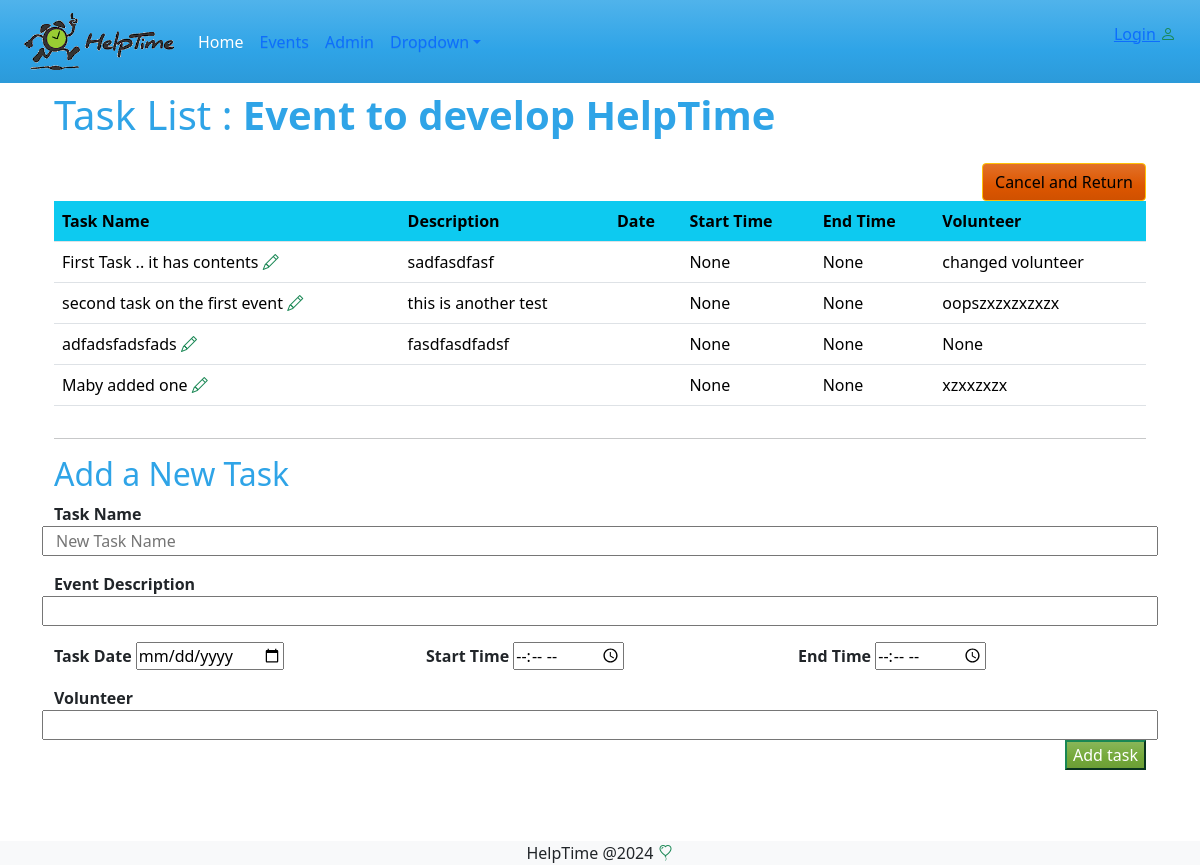
Page /events/tasklist/1 on the earlier database version.
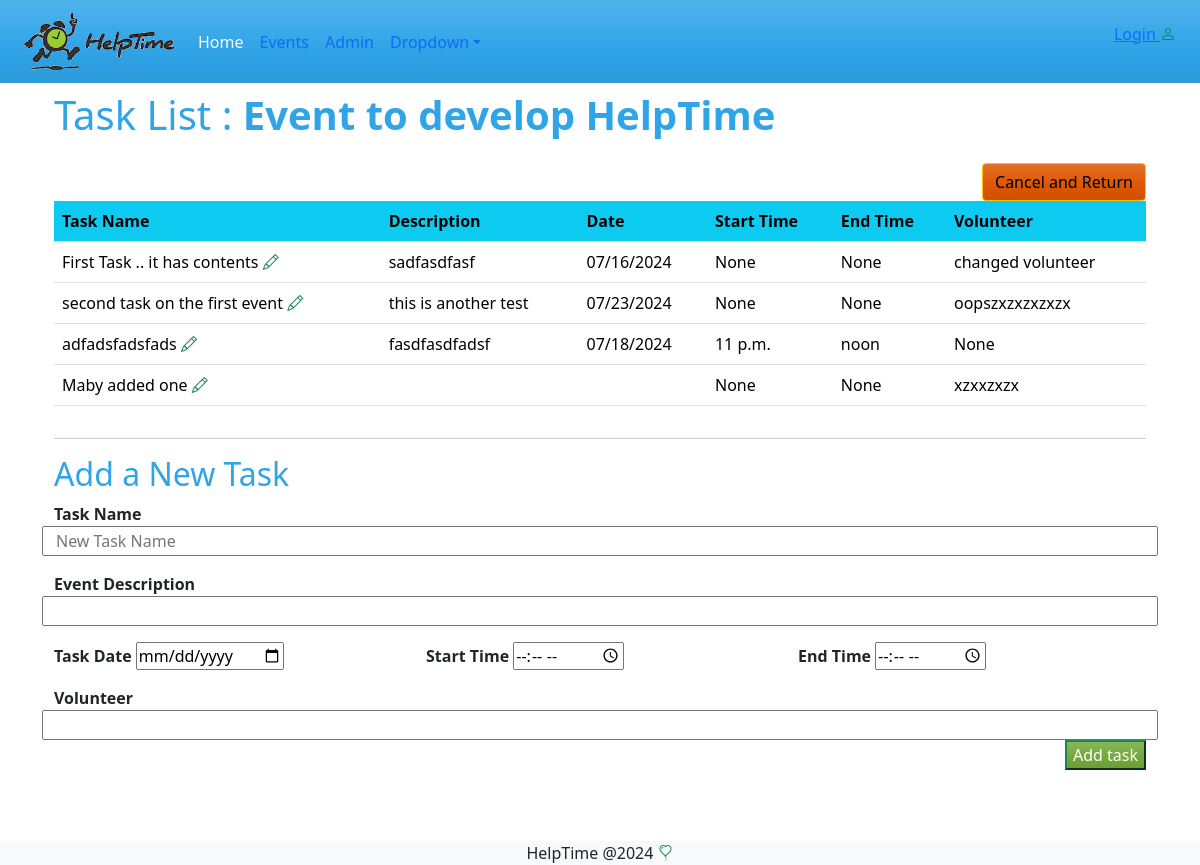
Same page on the later database version.
### events/models.py (models this page shows, shortened)
class Task(models.Model):
    task = models.CharField(max_length=200, verbose_name='Task Name' )
    description = models.CharField(max_length=200, verbose_name='Event Description', blank=True)
    task_date = models.DateField(verbose_name='Task Date', null=True, blank=True)
    start_time = models.TimeField(verbose_name='Start Time',null=True ,blank=True)
    end_time = models.TimeField(verbose_name='End Time ', null=True,blank=True )
    volunteer =models.CharField(max_length=100, verbose_name='Volunteer',  null=True, blank=True)
    event = models.ForeignKey(Event, on_delete=models.SET_NULL,  null=True, blank=True, related_name='tasks')

### events/views.py (the view, shortened to what this page needs)
# urls.py: path("tasklist/<int:pk>", views.tasklist, name="tasklist"),
def tasklist(request, pk):
    tasks = Task.objects.filter(event_id=pk)
    events = Event.objects.filter(id=pk)
    event_id = pk
    form = TaskForm()
    return render(request, 'events/tasklist.html', { 'tasks': tasks , 'events' : events, 'form':form})

### events/forms.py
class TaskForm(forms.ModelForm):
    class Meta:
        model = Task
        fields= '__all__'
        widgets = {
            'task' :  forms.TextInput(
                attrs={'placeholder': 'New Task Name'}),
            'task_date' : DateInput(),
            'start_time' : TimeInput(),
            'end_time' : TimeInput(),
        }

### events/templates/events/tasklist.html (shortened to what this page needs)
{% extends 'master.html' %}
{% block content %}
<h1> Task List :{% with event=events|first %}
    <strong>{{ event.name}}</strong>
    {% endwith %}
</h1>
<form method="POST" class="">
    <div class="table-responsive">
        <table class="table">
            <tr class="bg-info">
                <th>Task Name</th>
                <th>Description</th>
                <th>Date</th>
                <th>Start Time</th>
                <th>End Time</th>
                <th>Volunteer</th>
            </tr>
            {% for task in tasks %}
            <tr>
                <td>{{ task.task }}
                    <a href="{% url 'events:taskupdate' task.id %}" class="text-success"><i class="bi bi-pencil"></i></a>
                </td>
                <td>{{ task.description }} </td>
                <td>{{ task.task_date | date:"m/d/Y"}} </td>
                <td>{{ task.start_time }} </td>
                <td>{{ task.end_time }}</td>
                <td>{{ task.volunteer }}</td>
            </tr>
            {% endfor %} <div class="mt-3 float-end">
                <a href="{% url 'events:index' %}" class='btn btn-warning pull-right'>Cancel and Return</a>
        </table>
    </div>
</form>
<hr>
<h2>Add a New Task</h2>
<div class="row">
    <form action="" method="post">
        <fieldset>
            <div class="row">
                <strong>{{form.task.label}}</strong>
                {{ form.task }}
            </div>
            <div class="row mt-3">
                <strong>{{form.description.label}}</strong>
                {{ form.description }}
            </div>
            <div class="row mt-3">
                <div class="col-md-4">
                    <strong>{{form.task_date.label}}</strong>
                    {{ form.task_date}}
                </div>
                <div class="col-md-4">
                    <strong>{{form.start_time.label}}</strong>
                    {{ form.start_time}}
                </div>
                <div class="col-md-4">
                    <strong>{{form.end_time.label}}</strong>
                    {{ form.end_time}}
                </div>
            </div>
            <div class="row mt-3">
                <strong>{{form.volunteer.label}}</strong>
                {{ form.volunteer }}
            </div>
        </fieldset>
        <div class="float-end">
            <input type="submit" value="Add task" class="btn-success" />
        </div>
    </form>
</div>
<pre>
</pre>
{% endblock %}

Differences in the rows shown:
changed Task "First Task .. it has contents": task_date (not shown) → "07/16/2024"
changed Task "second task on the first event": task_date (not shown) → "07/23/2024"
changed Task "adfadsfadsfads": task_date (not shown) → "07/18/2024"; start_time "None" → "11 p.m."; end_time "None" → "noon"
